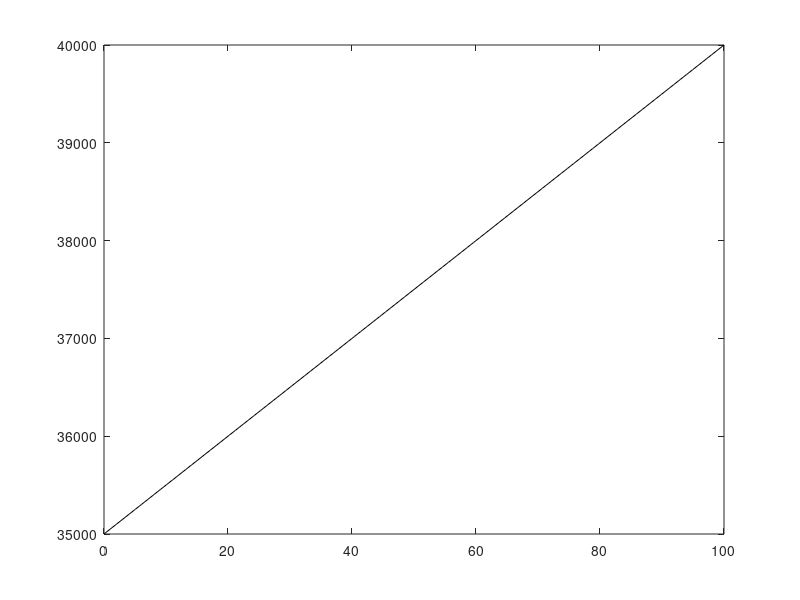

MATLAB code for this plot: (Note: this script raises an error after producing the figure.)
%%%%%%%%%%%%%%%%%%%%%%%%%%%%%%%%%%%%%%%%%%%%%%%%%%%%%%%%%%%%%%%%%%%%%%%%%%%%
% Scramjet Flight Optimiser
% By Sholto Forbes-Spyratos
% Utilises the DIDO proprietary optimisation software
% startup.m must be run before this file
%%%%%%%%%%%%%%%%%%%%%%%%%%%%%%%%%%%%%%%%%%%%%%%%%%%%%%%%%%%%%%%%%%%%%%%%%%%
clear all;
clc
%%%%%%%%%%%%%%%%%%%%%%%%%%%%%%%%%%%%%%%%%%%%%%%%%%%%%%%%%%%%%%%%%%%%%%%%%%%

global SPARTAN_SCALE
SPARTAN_SCALE = 1 % volumetric scale

global scattered
% Counts iterations of DIDO
global iterative_V
iterative_V = [];
global iterative_t
iterative_t = [];
global iteration
iteration = 1;
global iterative_V_f
iterative_V_f = [];

%%
% Copy the current setting to archive
% This saves the entire problem file every time the program is run. 

Timestamp = datestr(now,30)

%% Inputs ============================================

% Produce Atmosphere Data
global Atmosphere
Atmosphere = dlmread('atmosphere.txt');



%=============================================== 
%===================
% Problem variables:
% control factor: omega
% variable trajectory
%===================
 
%========================================================

%---------------------------------------
% bound and scale the state and control variables
%---------------------------------------

% Bounding the state and control variables creates a 'search space'. The
% optimal solution is found within this search space.These bounds should be sufficiently wide to allow a wide
% search space, but tight enough that a solution can be found efficiently.  These bounds must be
% chosen carefully, with the physical model in mind. 

VL = 1000;
VU = 85000; 

vL = 2800;
vU = 8000; % This limit must not cause the drag force to exceed the potential thrust of the vehicle by a large amount, otherwise DIDO will not solve

gammaL = -.1;
gammaU = .4; % 

alphaL = 0;
alphaU = deg2rad(15);

alphadotL = -0.01;
alphadotU = 0.01;


bounds.lower.states = [VL ; vL; gammaL; alphaL];
bounds.upper.states = [VU ; vU; gammaU; alphaU];


 bounds.lower.controls = [alphadotL];
bounds.upper.controls = [alphadotU]; 

%------------------
% bound the horizon
%------------------
% time bounds, this is unscaled

t0	    = 0;

 tfMax 	= 300;

bounds.lower.time 	= [t0; 100];	
bounds.upper.time	= [t0; tfMax];

%-------------------------------------------
% Set up the bounds on the endpoint function
%-------------------------------------------

v0 = 2920;

%% Define Events
V0 = 35000;
gamma0 = 0.00;

bounds.lower.events = [V0;v0; gamma0; 100000];

bounds.upper.events = [V0;v0; gamma0; 500000];      % equality event function bounds

    bounds.lower.path = [-deg2rad(25)];
bounds.upper.path = [deg2rad(25)];



%% 
%============================================
% Define the problem using DIDO expresssions:
%============================================
% Call the files whih DIDO uses
TwoStage2d.cost 		= 'ThirdStageCost';
TwoStage2d.dynamics	    = 'ThirdStageDynamics';
TwoStage2d.events		= 'ThirdStageEvents';	
TwoStage2d.path		= 'ThirdStagePath';
TwoStage2d.bounds       = bounds;


%% Node Definition ====================================================
% The number of nodes is important to the problem solution. 
% While any number should theoretically work, in practice the choice of
% node number can have a large effect on results.
 

algorithm.nodes		= [100]; 
global nodes
nodes = algorithm.nodes;


%%  Guess =================================================================

guess.states(1,:) = [V0 ,40000 ];
guess.states(2,:) = [v0, 7000];

guess.states(3,:) = [0.05,0.00];

guess.states(4,:) = [deg2rad(5),deg2rad(15)];

% guess.states(5,:) = [3300,500];

% Control guess.
guess.controls(1,:)    = [0,0]; 


guess.time        = [t0 ,100];
% Tell DIDO the guess
%========================
algorithm.guess = guess;
%=====================================================================================


%% Start Iterative Plot
figure(10)
plot(linspace(guess.time(1),guess.time(2),algorithm.nodes),linspace(guess.states(1,1),guess.states(1,2),algorithm.nodes),'k')
iterative_V(end+1,:) = linspace(guess.states(1,1),guess.states(1,2),algorithm.nodes);
iterative_t(end+1,:) = linspace(guess.time(1),guess.time(2),algorithm.nodes);

filename = 'testnew51.gif';
frame = getframe(10);
im = frame2im(frame);
[imind,cm] = rgb2ind(im,256);
imwrite(imind,cm,filename,'gif', 'Loopcount',0);





%% Call DIDO
% This is where all the work is done
% =====================================================================
tStart= cputime;    % start CPU clock 
[cost, primal, dual] = dido(TwoStage2d, algorithm);

%%

% runTime = (cputime-tStart)
% runTime/60

EndTime = datestr(now,30)


V = primal.states(1,:);

v = primal.states(2,:);

t = primal.nodes;

gamma = primal.states(3,:);

Alpha = rad2deg(primal.states(4,:));
% Alpha = deg2rad(7)*ones(1,length(V));

zeta = rad2deg(primal.states(5,:));

phi = primal.states(6,:);

xi = primal.states(7,:);

eta = rad2deg(primal.states(8,:));

alphadot = primal.controls(1,:)*scale.gamma;

% ===================================================================

%%%%%%%%%%%%%%%%%%%%%%%%%%%%%%%
%          OUTPUT             %
%%%%%%%%%%%%%%%%%%%%%%%%%%%%%%%

global dfuel
dfuel


global M
global q
global Fd
global Fueldt
global lift

global Thrust
global flapdeflection

global a
global eq


% figure out horizontal motion
H(1) = 0;
for i = 1:nodes-1
H(i+1) = v(i)*(t(i+1) - t(i))*cos(gamma(i)) + H(i);
end


figure(201)

subplot(5,5,[1,10])
hold on
plot(H, V)
plot(H(algorithm.nodes(1)), V(algorithm.nodes(1)), '+', 'MarkerSize', 10, 'MarkerEdgeColor','r')
title('Trajectory (m)')


subplot(5,5,11)
hold on
plot(t, v)
plot(t(algorithm.nodes(1)), v(algorithm.nodes(1)), '+', 'MarkerSize', 10, 'MarkerEdgeColor','r')
title('Velocity (m/s)')


subplot(5,5,12)
plot(t, M)
title('Mach no')

subplot(5,5,13)
plot(t, q)
title('Dynamic Pressure (pa)')

subplot(5,5,14)
hold on
plot(t, rad2deg(gamma))
plot(t(algorithm.nodes(1)), rad2deg(gamma(algorithm.nodes(1))), '+', 'MarkerSize', 10, 'MarkerEdgeColor','r')
title('Trajectory Angle (Deg)')



subplot(5,5,15)
plot(t, Fd)
title('Drag Force')


% subplot(5,5,20)
% plot(t, flapdeflection)
% title('Flap Deflection (deg)')

subplot(5,5,21)
plot(t, Alpha)
title('Angle of Attack (deg)')

subplot(5,5,22);
plot(t, dual.dynamics);
title('costates')
xlabel('time');
ylabel('costates');
legend('\lambda_1', '\lambda_2', '\lambda_3');

subplot(5,5,23)
Hamiltonian = dual.Hamiltonian(1,:);
plot(t,Hamiltonian);
title('Hamiltonian')



subplot(5,5,25)
hold on
plot(t, rad2deg(alphadot))
title('Omegadot Control (Deg/s2)')


figure(202)
sp1 = subplot(2,6,[1,6]);
ax1 = gca; % current axes
hold on
plot(H/1000, V/1000,'Color','k')

title('Trajectory')
xlabel('Earth Normal Distance Flown (km)')
ylabel('Vertical Position (km)')

for i = 1:floor(t(end)/30)
    [j,k] = min(abs(t-30*i));
    str = strcat(num2str(round(t(k))), 's');
    text(H(k)/1000,V(k)/1000,str,'VerticalAlignment','top', 'FontSize', 10);
    
    plot(H(k)/1000, V(k)/1000, '+', 'MarkerSize', 10, 'MarkerEdgeColor','k')
end

plot(H(end)/1000, V(end)/1000, 'o', 'MarkerSize', 10, 'MarkerEdgeColor','k')


dim = [.65 .45 .2 .2];

thirdstageexample_H = [0+H(end) (H(end)-H(end - 1))+H(end) 20*(H(end)-H(end - 1))+H(end) 40*(H(end)-H(end - 1))+H(end) 60*(H(end)-H(end - 1))+H(end) 80*(H(end)-H(end - 1))+H(end)]/1000; %makes a small sample portion of an arbitrary third stage trajectory for example
thirdstageexample_V = [0+V(end) (V(end)-V(end - 1))+V(end) 20*((V(end)-V(end -1)))+V(end) 40*((V(end)-V(end -1)))+V(end) 60*((V(end)-V(end -1)))+V(end) 80*((V(end)-V(end -1)))+V(end)]/1000;
plot(thirdstageexample_H, thirdstageexample_V, 'LineStyle', '--','Color','k');

hold on
sp2 = subplot(2,6,[7,9]);
xlabel('time (s)')

hold on
ax2 = gca; % current axes
xlim([min(t) max(t)]);

line(t, rad2deg(gamma),'Parent',ax2,'Color','k', 'LineStyle','-')

line(t, M,'Parent',ax2,'Color','k', 'LineStyle','--')

line(t, v./(10^3),'Parent',ax2,'Color','k', 'LineStyle','-.')

line(t, q./(10^4),'Parent',ax2,'Color','k', 'LineStyle',':', 'lineWidth', 2.0)

% line(t, heating_rate./(10^5),'Parent',ax1,'Color','k', 'LineStyle',':', 'lineWidth', 2.0)
% 
% line(t, Q./(10^7),'Parent',ax1,'Color','k', 'LineStyle','-', 'lineWidth', 2.0)

% legend(ax1,  'Trajectory Angle (degrees)', 'Mach no', 'Velocity (m/s x 10^3)', 'Dynamic Pressure (Pa x 10^4)',  'Q (Mj x 10)')
h = legend(ax2,  'Trajectory Angle (degrees)', 'Mach no', 'Velocity (m/s x 10^3)', 'Dynamic Pressure (Pa x 10^4)');
rect1 = [0.12, 0.35, .25, .25];
set(h, 'Position', rect1)


sp3 = subplot(2,6,[10,12]);
xlabel('time (s)')
ax3 = gca;
xlim([min(t) max(t)]);
line(t, Alpha,'Parent',ax3,'Color','k', 'LineStyle','-')
line(t, eta,'Parent',ax3,'Color','k', 'LineStyle','--')
line(t, zeta,'Parent',ax3,'Color','k', 'LineStyle',':')
% line(t, flapdeflection,'Parent',ax3,'Color','k', 'LineStyle','--')

% g = legend(ax2, 'AoA (degrees)','Flap Deflection (degrees)', 'Fuel Mass (kg x 10^2)', 'Net Isp (s x 10^2)');
g = legend(ax3, 'AoA (degrees)','Roll Angle (degrees)','heading Angle (degrees)');

rect2 = [0.52, 0.35, .25, .25];
set(g, 'Position', rect2)

% saveas(figure(202),[sprintf('../ArchivedResults/%s',Timestamp),filesep,'SecondStage.fig']);

% figure(203)
% 
% subplot(2,5,[1,5]);
% 
% line(t, dual.dynamics(1,:),'Color','k', 'LineStyle','-');
% line(t, dual.dynamics(2,:),'Color','k', 'LineStyle','--');
% line(t, dual.dynamics(3,:),'Color','k', 'LineStyle','-.');
% line(t, dual.dynamics(4,:),'Color','k', 'LineStyle',':');
% line(t, dual.dynamics(5,:),'Color','k', 'LineStyle','-','LineWidth',2);
% title('costates')
% xlabel('time');
% ylabel('Costates');
% % axis([0,t(end),-1,1])
% legend('\lambda_1', '\lambda_2', '\lambda_3', '\lambda_4','\lambda_5');
% 
% subplot(2,5,[6,10])
% Hamiltonian = dual.Hamiltonian(1,:);
% plot(t,Hamiltonian,'Color','k');
% axis([0,t(end),-1,1])
% title('Hamiltonian')
% 
% 
% % save results
% dlmwrite('primal.txt', [primal.states;primal.controls;primal.nodes;q;IspNet;Alpha;M;eq;flapdeflection;phi]);
% dlmwrite('payload.txt', ThirdStagePayloadMass);
% dlmwrite('dual.txt', [dual.dynamics;dual.Hamiltonian]);
% dlmwrite('ThirdStage.txt',[ThirdStageZeta;ThirdStagePhi;ThirdStageAlt;ThirdStagev;ThirdStaget;[ThirdStageAlpha 0];ThirdStagem;ThirdStagegamma;[ThirdStageq 0]]);
% 
% 
% 
% copyfile('primal.txt',sprintf('../ArchivedResults/%s/primal_%s.txt',Timestamp,Timestamp))
% copyfile('dual.txt',sprintf('../ArchivedResults/%s/dual_%s.txt',Timestamp,Timestamp))
% copyfile('payload.txt',sprintf('../ArchivedResults/%s/payload_%s.txt',Timestamp,Timestamp))
% copyfile('ThirdStage.txt',sprintf('../ArchivedResults/%s/ThirdStage_%s.txt',Timestamp,Timestamp))
% primal_old = primal;
% 
% ts = timeseries(Isp,t);
% Mean_Isp = mean(ts)
% 
% % ~~~~~~~~~~~~~~~~~~~~~~~~~~~~~~~~~~~~~~~~~~~~~~~~~~~~~~~~~~~~~~~~~~~~~~~~~
% % TESTING AND VALIDATION
% % ~~~~~~~~~~~~~~~~~~~~~~~~~~~~~~~~~~~~~~~~~~~~~~~~~~~~~~~~~~~~~~~~~~~~~~~~~
% % If these are valid then solution is a KKT point
% 
% %COMPLEMENTARY CONDITIONS
% % These should be zero if the state or control is within set bounds
% % <=0 if at min bound, >=0 if at max bound
% 
% mu_1 = dual.states(1,:);
% mu_2 = dual.states(2,:);
% mu_3 = dual.states(3,:);
% mu_4 = dual.states(4,:);
% mu_5 = dual.states(5,:);
% 
% mu_u = dual.controls; % NOTE: This deviates from 0, as the controls are set as a buffer. Do not set a parameter directly tied to the vehicle model as the control.
% 
% %GRADIENT NORMALITY CONDITION
% 
% % Lagrangian of the Hamiltonian 
% dLHdu = dual.dynamics(3,:) + mu_u; % 
% 
% figure(205)
% 
% plot(t,dLHdu,t,mu_1,t,mu_2,t,mu_3,t,mu_4,t,mu_5,t,mu_u);
% legend('dLHdu','mu_1','mu_2','mu_3','mu_4','mu_5','mu_u');
% title('Validation')
% % ~~~~~~~~~~~~~~~~~~~~~~~~~~~~~~~~~~~~~~~~~~~~~~~~~~~~~~~~~~~~~~~~~~~~~~~~~
% % FORWARD INTEGRATION
% % ~~~~~~~~~~~~~~~~~~~~~~~~~~~~~~~~~~~~~~~~~~~~~~~~~~~~~~~~~~~~~~~~~~~~~~~~~
% % This simply tests that the system dynamics hold, as the
% % Pseudospectral method may not converge to a realistic
% % solution
% 
% 
% 
% gamma_F = cumtrapz(t,gammadot)+ gamma(1);
% 
% gammadot_F = cumtrapz(t,omegadot) + gammadot(1);
% 
% 
% v_F = cumtrapz(t,a);
% v_F = v_F + v(1);
% 
% V_F = cumtrapz(t,v_F.*sin(gamma_F));
% V_F = V_F + V(1);
% 
% mfuel_F = cumtrapz(t,-Fueldt);
% mfuel_F = mfuel_F + mfuel(1);
% 
% figure(206)
% 
% subplot(5,1,1)
% plot(t,gamma_F,t,gamma);
% title('Forward Simulation Comparison');
% % note this is just a trapezoidal rule check, may not be exactly accurate
% subplot(5,1,2)
% plot(t,v_F,t,v);
% subplot(5,1,3)
% plot(t,V_F,t,V);
% subplot(5,1,4)
% plot(t,mfuel_F,t,mfuel);
% subplot(5,1,4)
% plot(t,gammadot_F,t,gammadot);
% 
% % Compute difference with CADAC for constant dynamic pressure path
% 
% t_diff = t - [0 t(1:end-1)];
% if const == 3
%     CADAC_DATA = dlmread('TRAJ.ASC');
%     CADAC_Alpha = interp1(CADAC_DATA(:,2),CADAC_DATA(:,4),M(1:68)); % 1:68 gives mach numbers that align, may need to change this
%     CADAC_V = interp1(CADAC_DATA(:,2),CADAC_DATA(:,11),M(1:68));
%     MeanError_V = sum(abs(CADAC_V - V(1:68))./V(1:68).*t_diff(1:68))/t(end)
%     MeanError_Alpha = sum(abs(CADAC_Alpha - Alpha(1:68))./Alpha(1:68).*t_diff(1:68))/t(end)
% end
% 
% % if PayloadGrid(phi(end),zeta(end),V(end)+10,gamma(end),v(end)) - PayloadGrid(phi(end),zeta(end),V(end),gamma(end),v(end)) < 0
% %     disp('Check Third Stage Payload Matrix, May Have Found False Maxima')
% % end
% if PayloadGrid(V(end)+10,gamma(end),v(end)) - PayloadGrid(V(end),gamma(end),v(end)) < 0
%     disp('Check Third Stage Payload Matrix, Found Maxima')
% end
% 
% % ~~~~~~~~~~~~~~~~~~~~~~~~~~~~~~~~~~~~~~~~~~~~~~~~~~~~~~~~~~~~~~~~~~~~~~~~~
% % FORWARD SIMULATION
% % ~~~~~~~~~~~~~~~~~~~~~~~~~~~~~~~~~~~~~~~~~~~~~~~~~~~~~~~~~~~~~~~~~~~~~~~~~
% 
% % This is a full forward simulation, using the angle of attack and flap
% % deflection at each node.
% 
% % Note, because the nodes are spaced widely, small interpolation
% % differences result in the forward simulation being slightly different
% % than the actual. This is mostly a check to see if they are close. 
% 
% forward0 = [V(1),phi(1),gamma(1),v(1),zeta(1),9.7725e+03];
% 
% % [f_t, f_y] = ode45(@(f_t,f_y) ForwardSim(f_y,AlphaInterp(t,Alpha,f_t),communicator,communicator_trim,SPARTAN_SCALE,Atmosphere,const,scattered),t,forward0);
% [f_t, f_y] = ode45(@(f_t,f_y) ForwardSim(f_y,AlphaInterp(t,Alpha,f_t),communicator,communicator_trim,SPARTAN_SCALE,Atmosphere,const,scattered,AlphaInterp(t,lift,f_t),AlphaInterp(t,Fd,f_t),AlphaInterp(t,Thrust,f_t),AlphaInterp(t,flapdeflection,f_t)),t(1:end),forward0);
% 
% figure(212)
% hold on
% plot(f_t(1:end),f_y(:,1));
% plot(t,V);
% 
% 
% %% plot engine interpolation visualiser
% T0 = spline( Atmosphere(:,1),  Atmosphere(:,2), V); 
% T1 = scattered.tempgridded(M,Alpha).*T0;
% M1 = scattered.M1gridded(M, Alpha);
% 
% plotM = [min(M_englist):0.01:9.5];
% plotT = [min(T_englist):1:550];
% [gridM,gridT] =  ndgrid(plotM,plotT);
% interpeq = scattered.eqGridded(gridM,gridT);
% interpIsp = scattered.IspGridded(gridM,gridT);
% 
% figure(210)
% hold on
% contourf(gridM,gridT,interpeq);
% scatter(data(:,1),data(:,2),30,data(:,4),'filled');
% plot(M1,T1,'r');
% 
% error_Isp = scattered.IspGridded(data(:,1),data(:,2))-data(:,3);
% 
% figure(211)
% hold on
% contourf(gridM,gridT,interpIsp);
% scatter(data(:,1),data(:,2),30,data(:,3),'filled')
% plot(M1,T1,'r');
% 
% %%
% [gridM2,gridAoA2] =  ndgrid(plotM,plotT);

%%

% =========================================================================
% Troubleshooting Procedure
% =========================================================================

% 1: Check that you have posed your problem correctly ie. it is physically
% feasible and the bounds allow for a solution
% 2: Check for NaN values (check derivatives in Dynamics file while running)
% 3: Check guess, is it reasonable? Is it too close to the expected
% solution? Both can cause errors! Sometimes there is no real rhyme or
% reason to picking the correct guess, but a close bound to
% the expected solution has worked the most in my experience
% 4: Play with the no. of nodes, try both even and odd values
% 5: Play with scaling
% 6: Try all of the above in various combinations until it works!





